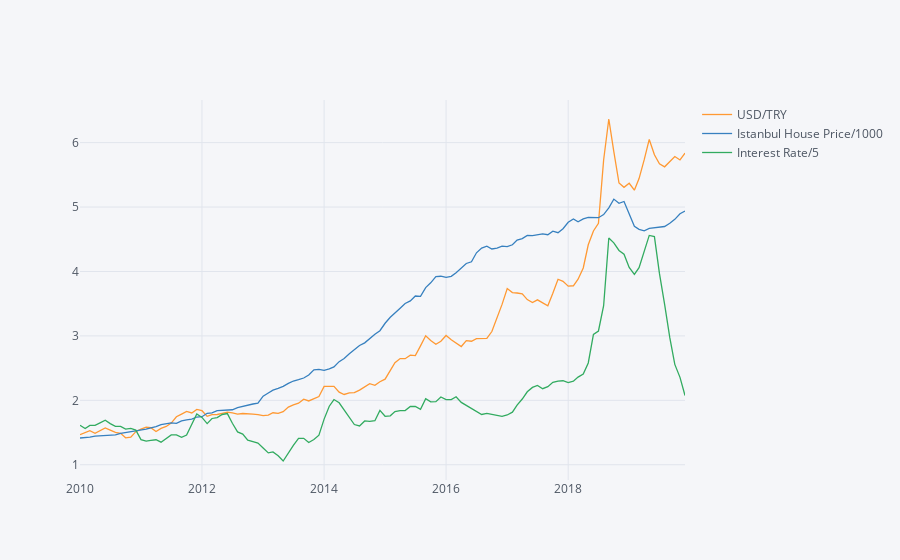

This figure's notebook cell:
### Code cell
data.drop(['Istanbul House Price','Interest Rate','Interest Rate/10'],axis = 1).iplot()
